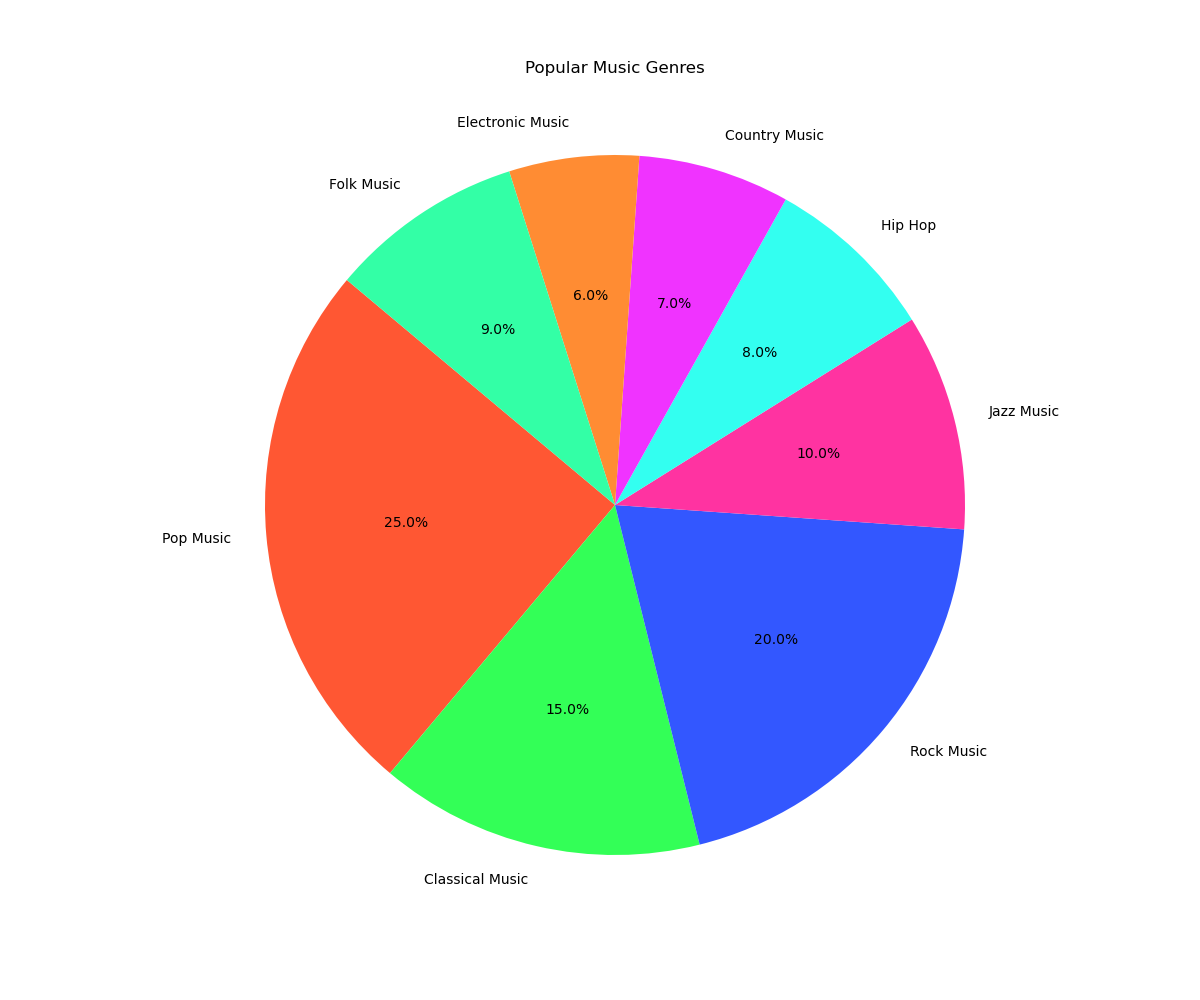

This figure's Python source:

import matplotlib.pyplot as plt

# Data to plot
labels = ['Pop Music', 'Classical Music', 'Rock Music', 'Jazz Music', 'Hip Hop', 'Country Music', 'Electronic Music', 'Folk Music']
sizes = [25, 15, 20, 10, 8, 7, 6, 9]
colors = ['#FF5733', '#33FF57', '#3357FF', '#FF33A1', '#33FFF0', '#F033FF', '#FF8C33', '#33FFA6']

# Create pie chart
plt.figure(figsize=(12, 10))
plt.pie(sizes, labels=labels, colors=colors, autopct='%1.1f%%', startangle=140)

# Title
plt.title('Popular Music Genres', y=1.05)

# Display the chart
plt.axis('equal')  # Equal aspect ratio ensures that pie is drawn as a circle.
plt.show()
